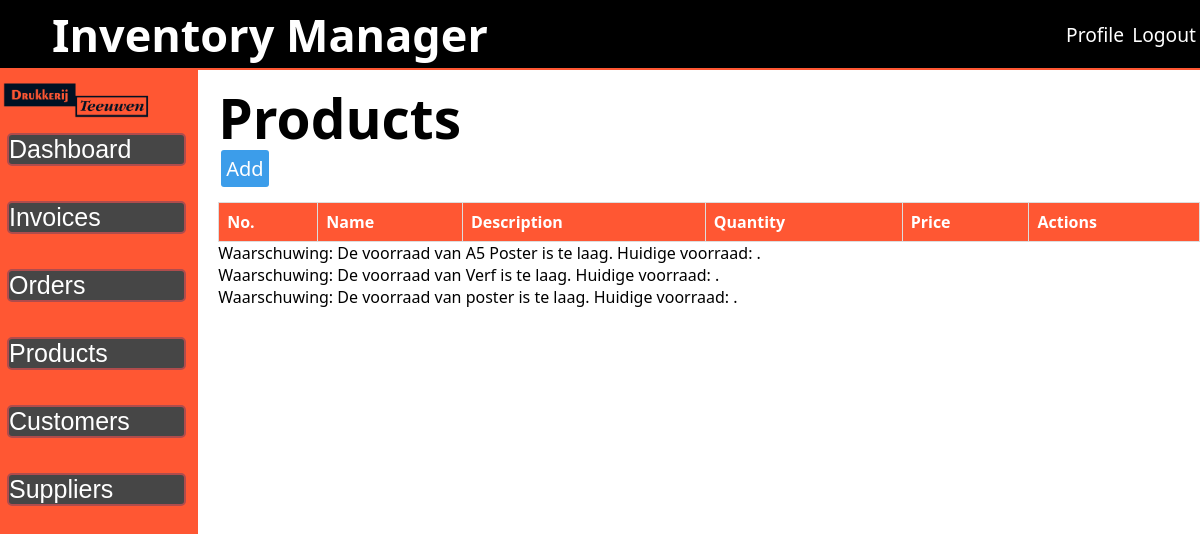
/public/products.php (signed in), run on an earlier commit of the app's database.
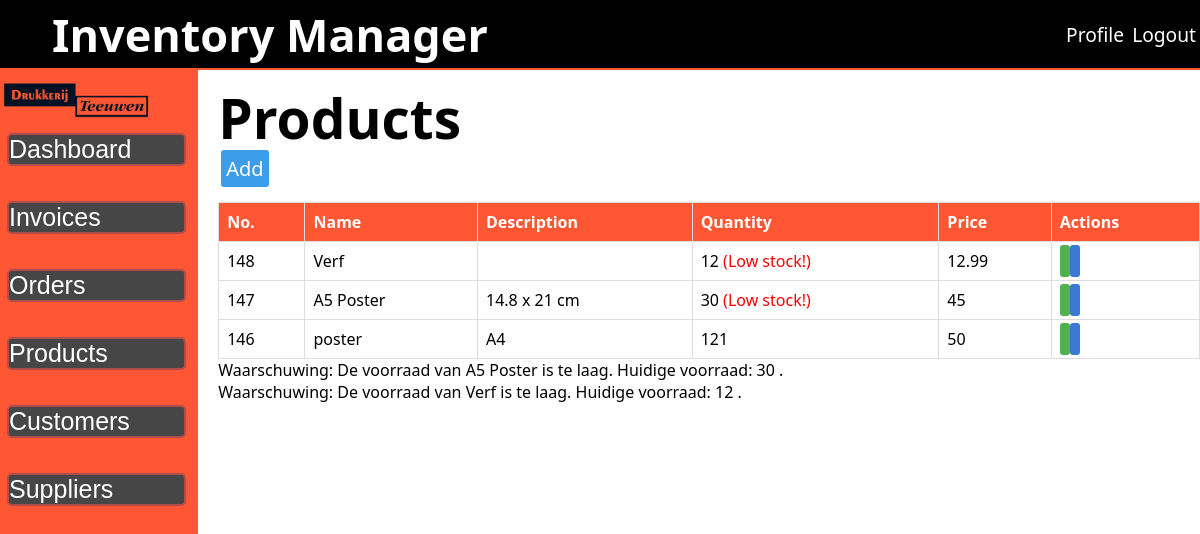
And on a later commit of the database.
### tables this page shows
CREATE TABLE `products` (
  `id` int(11) NOT NULL,
  `product_name` varchar(50) NOT NULL,
  `product_description` varchar(100) DEFAULT NULL,
  `product_quantity` int(11) NOT NULL,
  `product_price` float NOT NULL,
  `other_details` text DEFAULT NULL,
  `supplier_id` int(11) DEFAULT NULL,
  `date` date NOT NULL DEFAULT current_timestamp()
);

### public/products.php (the view, shortened to what this page needs)
<?php
require_once '../src/inc/session_check.php';
$sql = "SELECT
            products.id,
            product_name,
            product_description,
            product_quantity,
            product_price,
            other_details,
            name
        FROM
            products
        INNER JOIN suppliers ON products.supplier_id=suppliers.id
        ORDER BY id DESC
        ";
$result = $con->query($sql);
$minimale_voorraad =array(
    "A5 Poster" => 60,
    "Verf" => 30,
    "poster" => 100,
);
?>
<h1>Products</h1>
<a class="new-data" href="insertProduct.php">Add</a>
    <div class="table-container">
    <table aria-label="Table for products">
        <thead>
            <tr>
                <th>No.</th>
                <th>Name</th>
                <th>Description</th>
                <th>Quantity</th>
                <th>Price</th>
                <th>Actions</th>
            </tr>
        </thead>
        <tbody>
            <?php while ($rows = $result->fetch_assoc()) { ?>
                <tr>
                    <td class="pro-id">
                        <?php echo $rows['id']; ?>
                    </td>
                    <td class="pro-name">
                        <?php echo $rows['product_name']; ?>
                    </td>
                    <td class="pro-descr">
                        <?php echo $rows['product_description']; ?>
                    </td>
                    <td class="pro-qty <?php echo ($rows['product_quantity'] < $minimale_voorraad[$rows['product_name']]) ? 'low-stock' : ''; ?>">
                        <?php echo $rows['product_quantity']; ?>
                        <?php if ($rows['product_quantity'] < $minimale_voorraad[$rows['product_name']]): ?>
                            <span style="color : red;">(Low stock!)</span>
                        <?php endif; ?>
                        </td>
                    <td class="pro-prc">
                        <?php echo $rows['product_price']; ?>
                    </td>
                    <td class="pro-act">
                        <a class="edit-data" href="editProduct.php?id=<?php echo $rows['id']; ?>">
                        </a>
                        <a class="view-data" href="view-product.php?id=<?php echo $rows['id']; ?>">
                        </a>
                    </td>
                </tr>
            <?php } ?>
        </tbody>
    </table>
    <?php
     class StockManager {
             private $db;
             private $minStockLevels;
          public function __construct($db, $minStockLevels) {
                  $this->db = $db;
                  $this->minStockLevels = $minStockLevels;
             }
          public function checkStockLevels() {
                  $warnings = "";
                foreach ($this->minStockLevels as $product => $minStockLevel) {
                      $sql = "SELECT product_quantity FROM products WHERE product_name='$product'";
                         $result = $this->db->query($sql);
                        $row = $result->fetch_assoc();
                       $stockLevel = $row['product_quantity'];
                if ($stockLevel < $minStockLevel) {
                    $warnings .= "Waarschuwing: De voorraad van $product is te laag. Huidige voorraad: $stockLevel  .<br>";
                }
            }
            return $warnings;
             }
         }
             $stockManager = new StockManager($con, $minimale_voorraad);
              $warnings = $stockManager->checkStockLevels();
             if (!empty($warnings)) {
             echo "<div>$warnings</div>";
           }
          ?>
</div>

What changed in the data, as far as the page shows it:
added products: id "148", product_name "Verf", product_quantity "12", shows "(Low stock!)", product_price "12.99"
added products: id "147", product_name "A5 Poster", product_description "14.8 x 21 cm", product_quantity "30", shows "(Low stock!)", product_price "45"
added products: id "146", product_name "poster", product_description "A4", product_quantity "121", product_price "50"
Also different on the page:
new list line: "Waarschuwing: De voorraad van A5 Poster is te laag. Huidige voorraad: 30 ."
new list line: "Waarschuwing: De voorraad van Verf is te laag. Huidige voorraad: 12 ."
list line gone: "Waarschuwing: De voorraad van A5 Poster is te laag. Huidige voorraad: ."
list line gone: "Waarschuwing: De voorraad van Verf is te laag. Huidige voorraad: ."
list line gone: "Waarschuwing: De voorraad van poster is te laag. Huidige voorraad: ."
